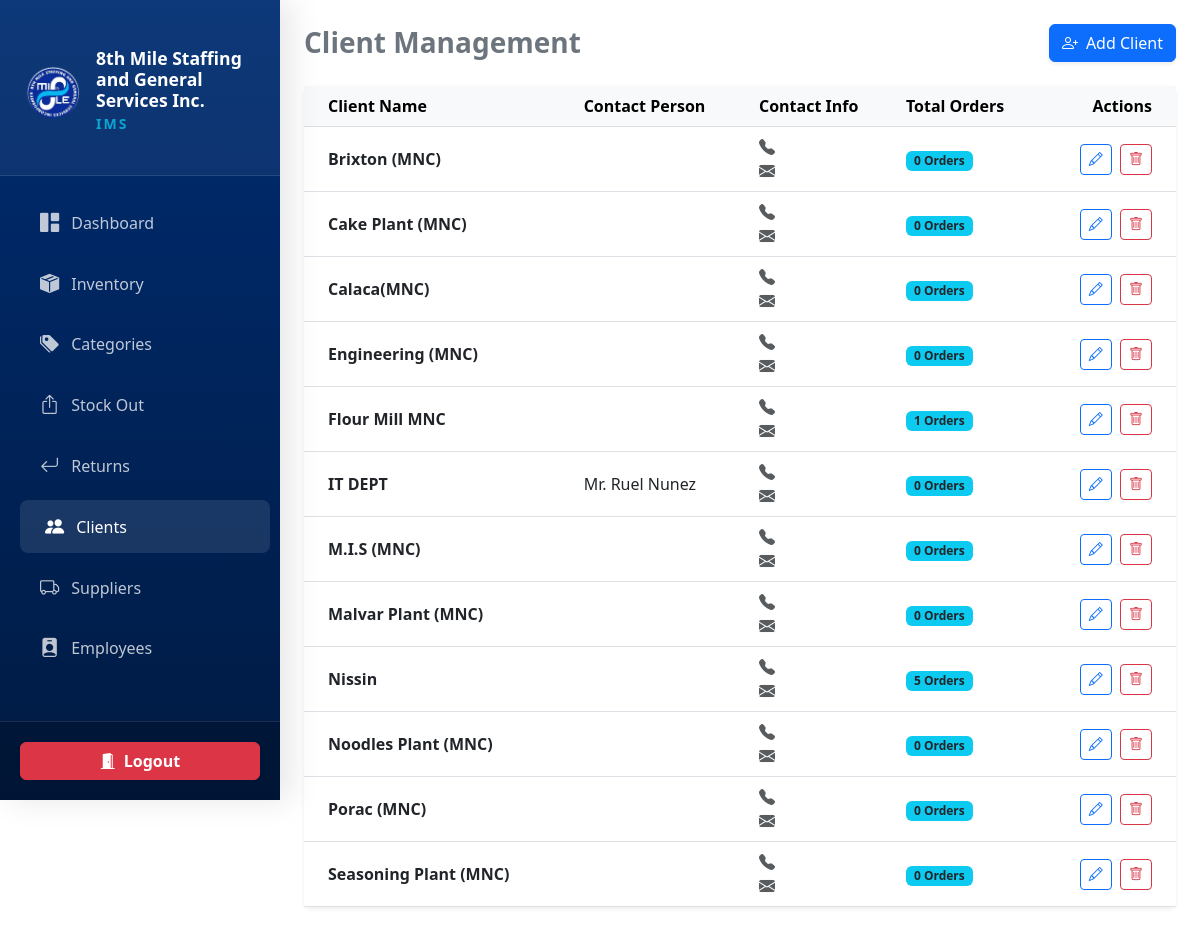
/clients.php (signed in), run on an earlier commit of the app's database.
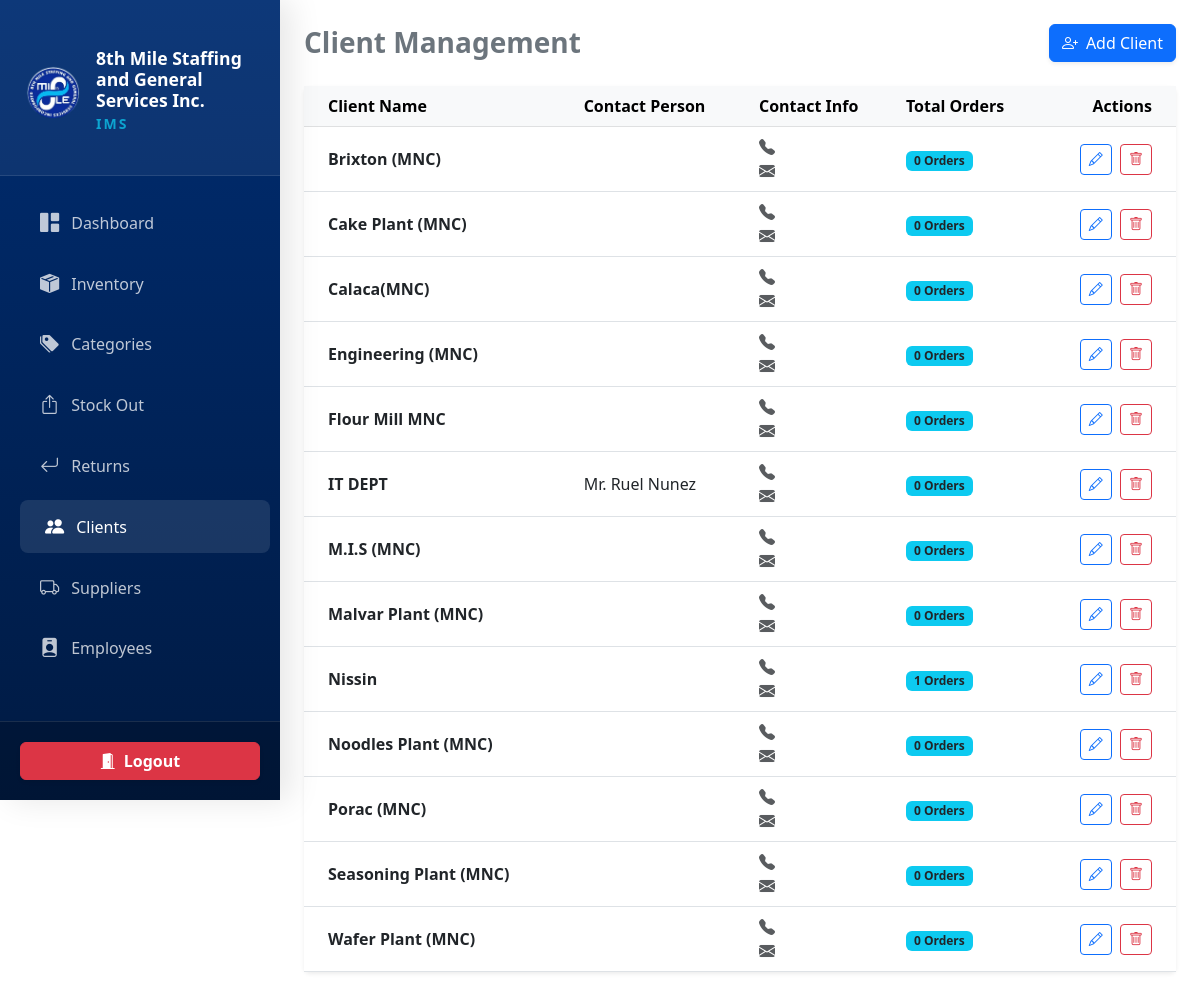
And on a later commit of the database.
### tables this page shows
CREATE TABLE `clients` (
  `id` int(11) NOT NULL,
  `client_name` varchar(150) NOT NULL,
  `contact_person` varchar(100) DEFAULT NULL,
  `email` varchar(100) DEFAULT NULL,
  `phone` varchar(20) DEFAULT NULL,
  `address` text DEFAULT NULL,
  `created_at` timestamp NOT NULL DEFAULT current_timestamp()
);

### clients.php (the view, shortened to what this page needs)
<?php
include('config.php');
$query = "SELECT c.*, COUNT(s.id) as total_orders
          FROM clients c
          LEFT JOIN stock_out s ON c.id = s.ClientID
          GROUP BY c.id
          ORDER BY c.client_name ASC";
$result = mysqli_query($conn, $query);
?>
<!DOCTYPE html>
<html lang="en">
<head>
    <link href="https://cdn.jsdelivr.net/npm/bootstrap@5.3.0/dist/css/bootstrap.min.css" rel="stylesheet">
    <link rel="stylesheet" href="https://cdn.jsdelivr.net/npm/bootstrap-icons@1.11.1/font/bootstrap-icons.css">
</head>
<body>
    <?php include('sidebar.php'); ?>
    <main id="main-content" class="p-3 p-md-4">
        <div class="d-flex flex-wrap justify-content-between align-items-center mb-4 animate-slide-in gap-3">
            <h3 class="fw-bold text-secondary mb-0">Client Management</h3>
            <button class="btn btn-primary shadow-sm hover-scale" data-bs-toggle="modal" data-bs-target="#addClientModal">
                <i class="bi bi-person-plus me-2"></i>Add Client
            </button>
        </div>
        <div class="card shadow-sm border-0">
            <div class="card-body p-0">
                <div class="table-responsive">
                    <table class="table table-hover align-middle mb-0">
                        <thead class="table-light">
                            <tr>
                                <th class="ps-4">Client Name</th>
                                <th>Contact Person</th>
                                <th>Contact Info</th>
                                <th>Total Orders</th>
                                <th class="text-end pe-4">Actions</th>
                            </tr>
                        </thead>
                        <tbody>
                            <?php if($result && mysqli_num_rows($result) > 0): ?>
                                <?php while($row = mysqli_fetch_assoc($result)): ?>
                                <tr>
                                    <td class="ps-4 fw-bold"><?php echo htmlspecialchars($row['client_name'] ?? 'N/A'); ?></td>
                                    <td><?php echo htmlspecialchars($row['contact_person'] ?? 'N/A'); ?></td>
                                    <td>
                                        <i class="bi bi-telephone-fill text-muted me-1"></i> <?php echo htmlspecialchars($row['phone'] ?? ''); ?><br>
                                        <i class="bi bi-envelope-fill text-muted me-1"></i> <small class="text-muted"><?php echo htmlspecialchars($row['email'] ?? ''); ?></small>
                                    </td>
                                    <td>
                                        <span class="badge bg-info text-dark px-2 py-1"><?php echo $row['total_orders']; ?> Orders</span>
                                    </td>
                                    <td class="text-end pe-4">
                                        <button class="btn btn-sm btn-outline-primary me-1" onclick="editClient(<?php echo $row['id']; ?>)">
                                            <i class="bi bi-pencil"></i>
                                        </button>
                                        <a href="delete_client.php?id=<?php echo $row['id']; ?>" class="btn btn-sm btn-outline-danger" onclick="return confirm('Are you sure you want to delete this client?');">
                                            <i class="bi bi-trash"></i>
                                        </a>
                                    </td>
                                </tr>
                                <?php endwhile; ?>
                            <?php else: ?>
                                <tr>
                                    <td colspan="5" class="text-center py-4 text-muted">No clients found.</td>
                                </tr>
                            <?php endif; ?>
                        </tbody>
                    </table>
                </div>
            </div>
        </div>
    </main>
</body>
</html>

What changed in the data, as far as the page shows it:
computed for clients "Flour Mill MNC": total_orders "1" → "0"
computed for clients "Nissin": total_orders "5" → "1"
added clients: client_name "Wafer Plant (MNC)", total_orders "0"
